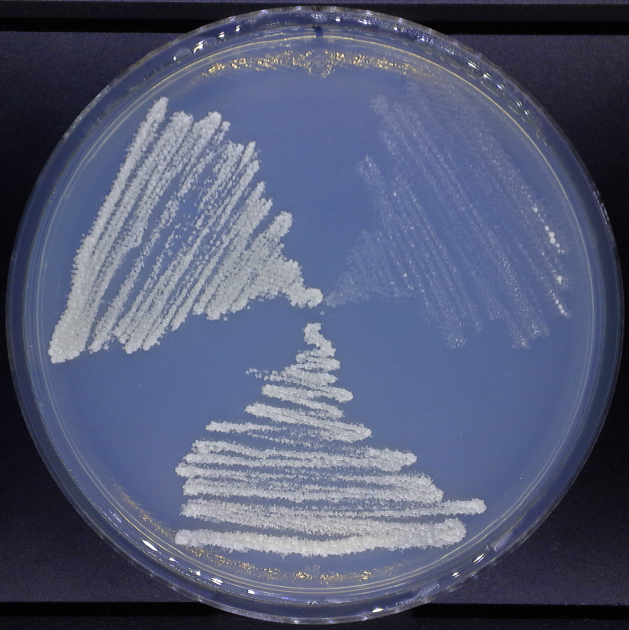
#> input picture Example/plate_crop.png, 629 x 630 px, given in place of plate_crop.png.png, which was not available
$ python crop_circle3_ONE.py Example/plate_crop.png
#> lines starting #> are read from the running program, lines starting #| are printed output that depends on the picture; after the words box and inside, x2 and y2 are one past the last pixel; in counts of white or black regions, pixels touching at a corner belong together; pictures that were not available may be replaced by others from this repository, and a replacement may not be noted
import numpy as np
from PIL import Image, ImageDraw, ImageOps
import sys

# Open the input image as numpy array, convert to RGB
photo0 = sys.argv[1]
print(photo0 + ".png")
plate0 = Image.open(photo0 + ".png")
#> plate0 is the input picture: PIL image 629x630 RGB; mean R, G, B 83.9, 90.6, 117.2
img = Image.open(photo0 + ".png").convert("RGB")

# cut the photo
area = (207, 25, 207, 32)  # left, up, right, bottom
plate0 = ImageOps.crop(plate0, area)
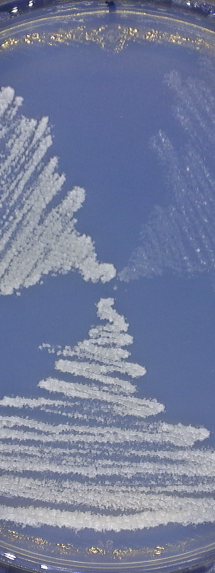
#> plate0: PIL image 215x573 RGB; mean R, G, B 115.5, 125, 155.2
plate0.save(photo0 + "_crop.png")

# Mask the photo
npImage = np.array(img)
h, w = img.size
#> h = 629; w = 630
#print(img.size)

# Create same size alpha layer with circle
alpha = Image.new('L', img.size,0)
#> alpha: PIL image 629x630 L; every value is 0
draw = ImageDraw.Draw(alpha)
draw.pieslice([210, 25, h-210, w-35], 00, 360, fill=255)

# Convert alpha Image to numpy array
npAlpha = np.array(alpha)
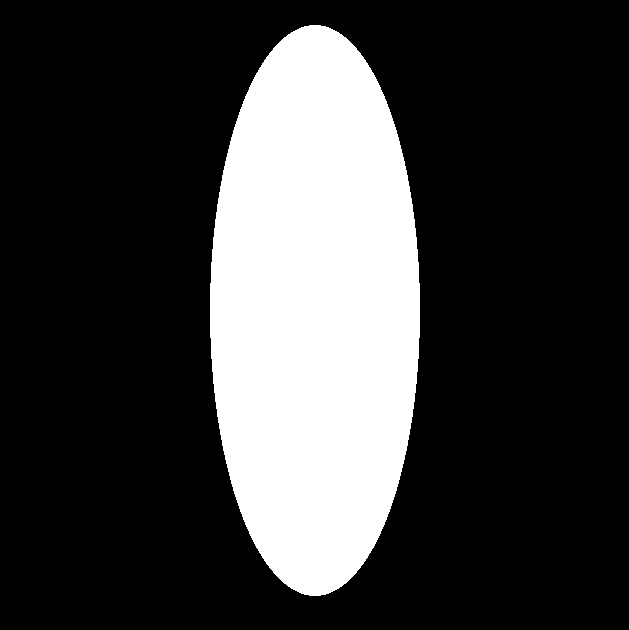
#> npAlpha: shape (630, 629); 23.8% white; 1 white region, box (x1, y1, x2, y2) and area: (210, 25, 420, 596) 94178

# Add alpha layer to RGB
npImage = np.dstack((npImage,npAlpha))
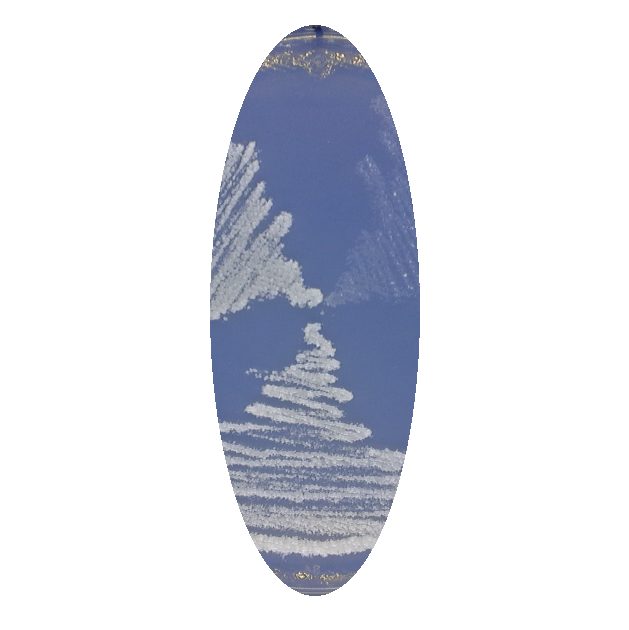
#> npImage: shape (630, 629, 4); mean R, G, B, A 83.9, 90.6, 117.2, 60.6; transparent parts drawn white

# Save with alpha
Image.fromarray(npImage).save(photo0 + "_crop_mask.png")

# Crop the masked image
plate_mask = Image.open(photo0 + "_crop_mask.png")
cut_mask = ImageOps.crop(plate_mask, area).save(photo0 + "_crop_mask.png")
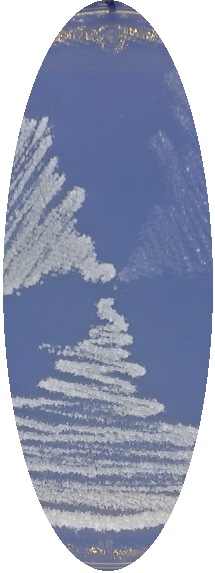
#> saved as plate_crop.png_crop_mask.png: PIL image 215x573 RGBA; mean R, G, B, A 115.5, 125, 155.2, 194.9; transparent parts drawn white
